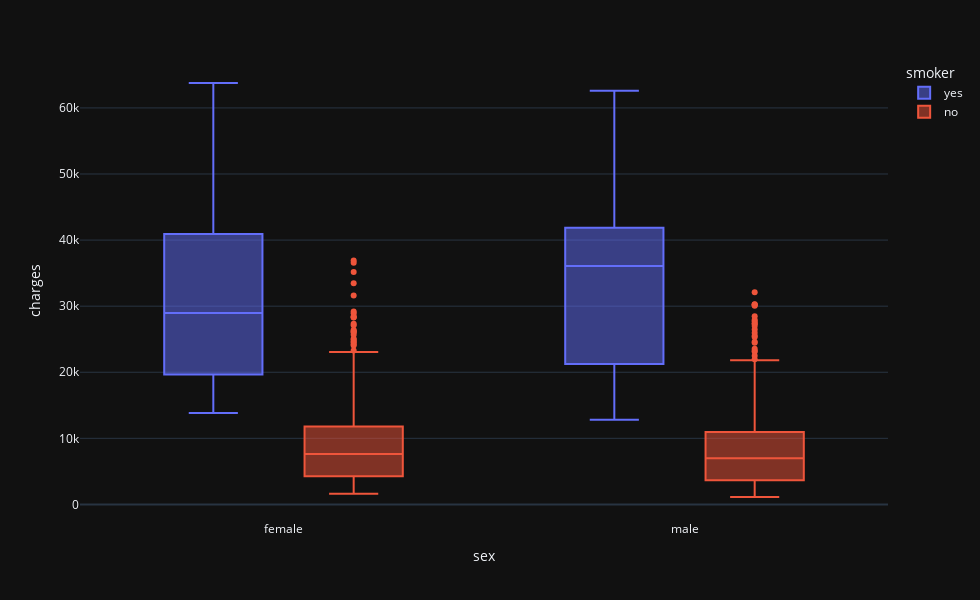

The code cell stored with this chart in its notebook:
### Code cell
fig = px.box(data,x="sex",y = 'charges', color = 'smoker',notched=False,template = 'plotly_dark')
fig.update_layout(autosize=False,width=980,height=600,)
fig.show()

### Figure 1 — Plotly figure (JSON) as saved in the notebook; plotly's stock layout.template omitted (floating-point values rounded to 4 significant figures; data arrays with more than 128 entries replaced by an {"elided": "..."} marker saying what was removed)
{"data": [{"alignmentgroup": "True", "hovertemplate": "smoker=yes<br>sex=%{x}<br>charges=%{y}<extra></extra>", "legendgroup": "yes", "marker": {"color": "#636efa"}, "name": "yes", "notched": false, "offsetgroup": "yes", "orientation": "v", "showlegend": true, "type": "box", "x": {"elided": "274 str values"}, "x0": " ", "xaxis": "x", "y": {"elided": "274 float values"}, "y0": " ", "yaxis": "y"}, {"alignmentgroup": "True", "hovertemplate": "smoker=no<br>sex=%{x}<br>charges=%{y}<extra></extra>", "legendgroup": "no", "marker": {"color": "#EF553B"}, "name": "no", "notched": false, "offsetgroup": "no", "orientation": "v", "showlegend": true, "type": "box", "x": {"elided": "1064 str values"}, "x0": " ", "xaxis": "x", "y": {"elided": "1064 float values"}, "y0": " ", "yaxis": "y"}], "layout": {"autosize": false, "boxmode": "group", "height": 600, "legend": {"title": {"text": "smoker"}, "tracegroupgap": 0}, "margin": {"t": 60}, "width": 980, "xaxis": {"anchor": "y", "domain": [0, 1], "title": {"text": "sex"}}, "yaxis": {"anchor": "x", "domain": [0, 1], "title": {"text": "charges"}}}}
